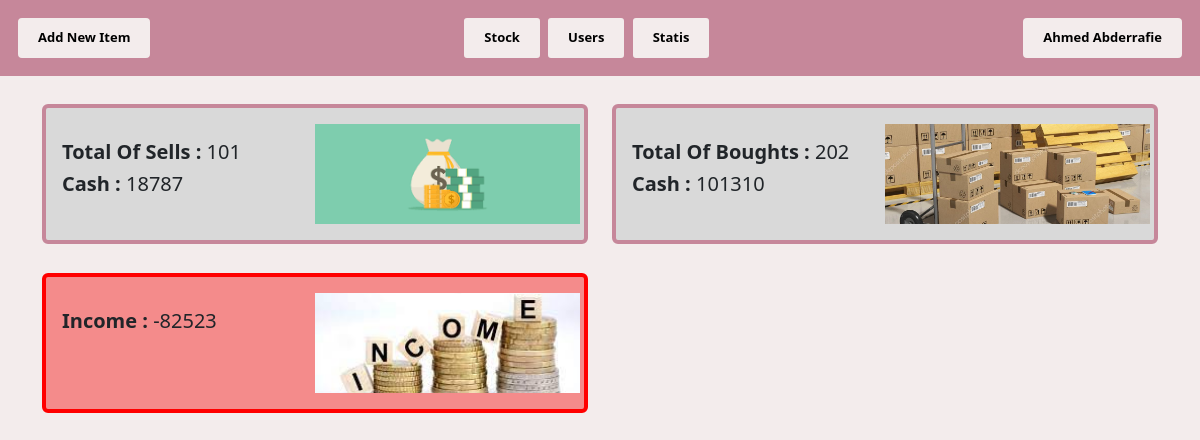
The page /Statistiques/Statistiques.php (signed in) on the database its author committed.
### tables this page shows
CREATE TABLE `statistique` (
  `sumOfSells` int(11) NOT NULL,
  `sumOfBoughts` int(11) NOT NULL,
  `priceOfSells` int(11) NOT NULL,
  `priceOfBoughts` int(11) NOT NULL,
  `id` int(11) NOT NULL
);

### Statistiques/Statistiques.php (the view, shortened to what this page needs)
<!DOCTYPE html>
<html lang="en">
<head>
    <link href="https://cdn.jsdelivr.net/npm/bootstrap@5.2.2/dist/css/bootstrap.min.css" rel="stylesheet">
    <link rel="stylesheet" href="../Statistiques/styleOfStatics.css">
</head>
<body>
    <div class="text-center p-3 header sticky-top">
        <div class="">
            <a href="../Home/Add.php"><button class="rounded ButtonInHome">Add New Item</button></a>
        </div>
        <div>
            <a href="../Home/Stock.php"><button class="ButtonInHome" title="Stock">Stock</button></a>
            <a href="../Users/Users.php"><button class="ButtonInHome" title="Users">Users</button></a>
            <a href="../Statistiques/Statistiques.php"><button class="ButtonInHome" title="Statistiques">Statis</button></a>
        </div>
        <div>
            <a href="../Profile/Profile.php"><button class="rounded ButtonInHome"><?php
                                                                                    echo $_SESSION["name"];
                                                                                    ?></button></a>
        </div>
    </div>
    <div class="container allCards ">
        <?php
        include "../connection.php";
        $requete = "SELECT * FROM `statistique` WHERE id='99'";
        $query = mysqli_query($connection, $requete);
        $row = mysqli_fetch_assoc($query);
        ?>
        <div class="row">
            <div class="col-sm-6 test">
                <div class="card-body card ">
                    <div class="row">
                        <div class="col-lg-6 py-3">
                            <h5 class=""><b>Total Of Sells : </b><?php echo $row["sumOfSells"] ;?></h5>
                            <h5 class=""><b>Cash : </b><?php echo $row["priceOfSells"] ;?></h5>
                        </div>
                        <div class="col " style="height: 100px; background-position: center; background-size: cover; background-repeat: no-repeat; background-image: url(../img/sells.jpg)">
                        </div>
                    </div>
                </div>
            </div>
            <div class="col-sm-6 test">
                <div class="card-body card ">
                    <div class="row">
                        <div class="col-lg-6 py-3">
                            <h5 class=""><b>Total Of Boughts : </b><?php echo $row["sumOfBoughts"] ;?></h5>
                            <h5 class=""><b>Cash : </b><?php echo $row["priceOfBoughts"] ;?></h5>
                        </div>
                        <div class="col " style="height: 100px; background-position: center; background-size: cover; background-repeat: no-repeat; background-image: url(../img/boughts.jpg)">
                        </div>
                    </div>
                </div>
            </div>
            <div class="col-sm-6 test">
                <div style="<?php if($row["priceOfSells"]-$row["priceOfBoughts"]<0){echo "border:4px solid red; background-color:rgb(244, 139, 139);"; }else{echo "border:4px solid green; background-color:#8bedb7;";}?>"class="card-body card">
                    <div class="row">
                        <div class="col-lg-6 py-3">
                            <h5 class=""><b>Income : </b><?php echo $row["priceOfSells"]-$row["priceOfBoughts"] ;?></h5>
                        </div>
                        <div class="col " style="height: 100px; background-position: center; background-size: cover; background-repeat: no-repeat; background-image: url(../img/income1.jpg)">
                        </div>
                    </div>
                </div>
            </div>
        </div>
</body>
</html>

### Statistiques/styleOfStatics.css (style rules this page uses)
* { margin: 0; padding: 0; box-sizing: border-box; }
body { background-image: url(../img/stockBackground.png); background-attachment: fixed; background-position: center; background-repeat: no-repeat; background-size: cover; position: relative; }
.header { background-color: #C6879A; }
.ButtonInHome { font-size: 13px; font-weight: bold; padding: 10px 20px; border-radius: 5px; background-color: #F3ECEC; border: 2px solid #C6879A; }
.card { background-color: #D9D9D9; border:4px solid #C6879A; }
.test { padding-top: 2.5%; }
@media (min-width:450PX) { .header { display: flex; justify-content: space-between; } }

### rows shown on the page
statistique: sumOfSells "101", priceOfSells "18787", sumOfBoughts "202", priceOfBoughts "101310", $row["priceOfSells"]-$row["priceOfBoughts"] "-82523"

### other values the page prints
$_SESSION["name"] "Ahmed Abderrafie"
